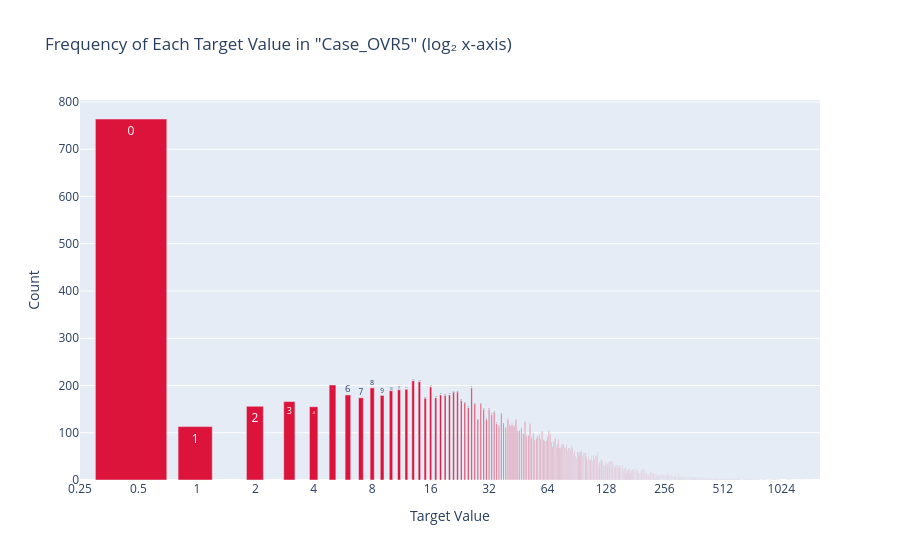

Source (notebook cell):
### Code cell
plot_log2_frequency(dataset, 'Case_OVR5')

### Figure 1 — Plotly figure (JSON) as saved in the notebook; plotly's stock layout.template omitted (floating-point values rounded to 4 significant figures; data arrays with more than 128 entries replaced by an {"elided": "..."} marker saying what was removed)
{"data": [{"hovertemplate": "Value: %{text}<br>Count: %{y}<extra></extra>", "marker": {"color": "crimson"}, "text": {"elided": "668 str values"}, "type": "bar", "x": {"elided": "668 float values"}, "y": {"elided": "668 int values"}}], "layout": {"title": {"text": "Frequency of Each Target Value in \"Case_OVR5\" (log₂ x-axis)"}, "xaxis": {"dtick": 0.301, "title": {"text": "Target Value"}, "type": "log"}, "yaxis": {"title": {"text": "Count"}}}}
